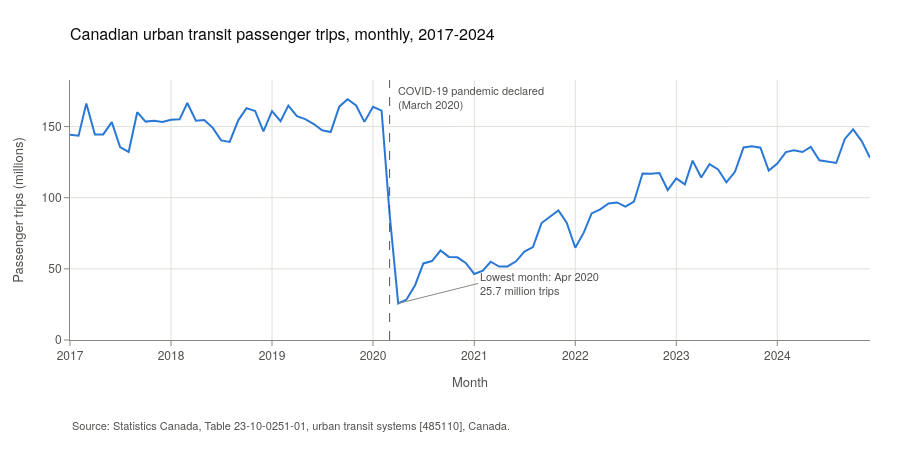
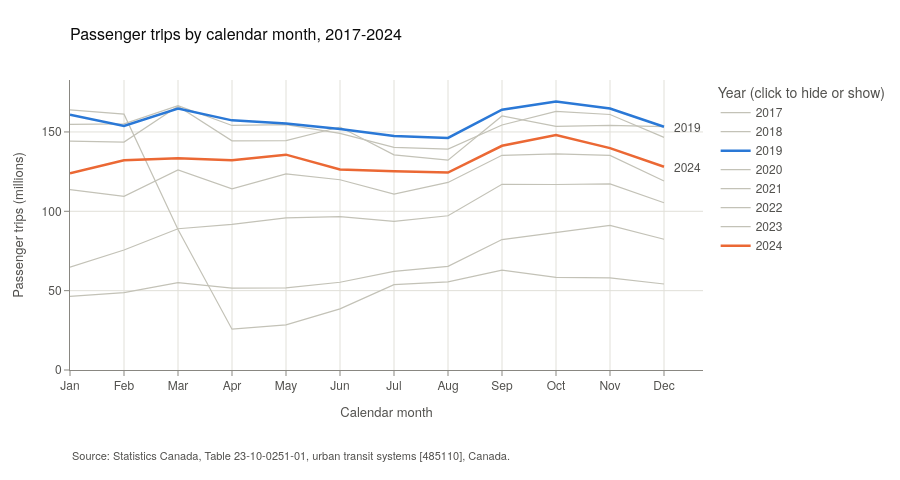

These figures' notebook cell, in order:
### Code cell
# Ridership over time and across calendar months
def add_ridership(fig, data, row=None):
    """Monthly passenger trips with the March 2020 date and the lowest month annotated."""
    where = subplot(row)
    fig.add_trace(go.Scatter(
        x=data["month"], y=data["trips_millions"], mode="lines", name="Passenger trips",
        line=dict(color=COLOR_TRIPS, width=2),
        hovertemplate="%{y:.1f} million trips<extra></extra>"), **where)
    fig.add_vline(x=PANDEMIC_DECLARED, line=dict(color=INK_SECONDARY, dash="dash", width=1), **where)
    fig.add_annotation(x=PANDEMIC_DECLARED, y=1, yref="y domain", xshift=6, xanchor="left", yanchor="top",
                       text="COVID-19 pandemic declared<br>(March 2020)", showarrow=False, align="left",
                       font=dict(size=11, color=INK_SECONDARY), **where)
    low = data.loc[data["trips_millions"].idxmin()]
    fig.add_annotation(x=low["month"], y=low["trips_millions"], ax=80, ay=-20,
                       text=f"Lowest month: {low['month']:%b %Y}<br>{low['trips_millions']:.1f} million trips",
                       showarrow=True, arrowhead=0, arrowcolor=INK_MUTED, xanchor="left", align="left",
                       font=dict(size=11, color=INK_SECONDARY), **where)
    fig.update_xaxes(hoverformat="%B %Y", **where)
    fig.update_yaxes(title_text="Passenger trips (millions)",
                     range=[0, data["trips_millions"].max() * 1.08], **where)


fig = go.Figure()
add_ridership(fig, dev)
fig.update_layout(title="Canadian urban transit passenger trips, monthly, 2017-2024",
                  xaxis_title="Month", showlegend=False, height=450)
add_source(fig, SOURCE_TRANSIT)
fig.show()

# Same data by calendar month: one line per year, highlighting the last full pre-pandemic year and the latest year.
# Click a year in the legend to hide or show it.
by_month = dev.pivot(index="calendar_month", columns="year", values="trips_millions")
highlight = {2019: COLOR_TRIPS, 2024: COLOR_BASELINE}
month_names = pd.date_range("2024-01", periods=12, freq="MS").strftime("%b")

fig = go.Figure()
for year in sorted(by_month.columns, key=lambda y: y in highlight):
    emphasised = year in highlight
    fig.add_trace(go.Scatter(
        x=list(month_names), y=by_month[year], mode="lines", name=str(year), legendrank=year,
        line=dict(color=highlight.get(year, COLOR_CONTEXT), width=2.5 if emphasised else 1.2),
        hovertemplate=f"{year}: %{{y:.1f}} million<extra></extra>"))
for year in highlight:
    fig.add_annotation(x="Dec", y=by_month.loc[12, year], text=str(year), showarrow=False,
                       xanchor="left", xshift=8, font=dict(size=12, color=INK_SECONDARY))
fig.update_layout(title="Passenger trips by calendar month, 2017-2024",
                  xaxis_title="Calendar month", yaxis_title="Passenger trips (millions)",
                  yaxis_range=[0, by_month.max().max() * 1.08], height=480,
                  legend=dict(title="Year (click to hide or show)"))
add_source(fig, SOURCE_TRANSIT)
fig.show()

### Figure 1 — Plotly figure (JSON) as saved in the notebook; plotly's stock layout.template omitted (floating-point values rounded to 4 significant figures)
{"data": [{"hovertemplate": "%{y:.1f} million trips<extra></extra>", "line": {"color": "#2a78d6", "width": 2}, "mode": "lines", "name": "Passenger trips", "type": "scatter", "x": ["2017-01-01T00:00:00.000000", "2017-02-01T00:00:00.000000", "2017-03-01T00:00:00.000000", "2017-04-01T00:00:00.000000", "2017-05-01T00:00:00.000000", "2017-06-01T00:00:00.000000", "2017-07-01T00:00:00.000000", "2017-08-01T00:00:00.000000", "2017-09-01T00:00:00.000000", "2017-10-01T00:00:00.000000", "2017-11-01T00:00:00.000000", "2017-12-01T00:00:00.000000", "2018-01-01T00:00:00.000000", "2018-02-01T00:00:00.000000", "2018-03-01T00:00:00.000000", "2018-04-01T00:00:00.000000", "2018-05-01T00:00:00.000000", "2018-06-01T00:00:00.000000", "2018-07-01T00:00:00.000000", "2018-08-01T00:00:00.000000", "2018-09-01T00:00:00.000000", "2018-10-01T00:00:00.000000", "2018-11-01T00:00:00.000000", "2018-12-01T00:00:00.000000", "2019-01-01T00:00:00.000000", "2019-02-01T00:00:00.000000", "2019-03-01T00:00:00.000000", "2019-04-01T00:00:00.000000", "2019-05-01T00:00:00.000000", "2019-06-01T00:00:00.000000", "2019-07-01T00:00:00.000000", "2019-08-01T00:00:00.000000", "2019-09-01T00:00:00.000000", "2019-10-01T00:00:00.000000", "2019-11-01T00:00:00.000000", "2019-12-01T00:00:00.000000", "2020-01-01T00:00:00.000000", "2020-02-01T00:00:00.000000", "2020-03-01T00:00:00.000000", "2020-04-01T00:00:00.000000", "2020-05-01T00:00:00.000000", "2020-06-01T00:00:00.000000", "2020-07-01T00:00:00.000000", "2020-08-01T00:00:00.000000", "2020-09-01T00:00:00.000000", "2020-10-01T00:00:00.000000", "2020-11-01T00:00:00.000000", "2020-12-01T00:00:00.000000", "2021-01-01T00:00:00.000000", "2021-02-01T00:00:00.000000", "2021-03-01T00:00:00.000000", "2021-04-01T00:00:00.000000", "2021-05-01T00:00:00.000000", "2021-06-01T00:00:00.000000", "2021-07-01T00:00:00.000000", "2021-08-01T00:00:00.000000", "2021-09-01T00:00:00.000000", "2021-10-01T00:00:00.000000", "2021-11-01T00:00:00.000000", "2021-12-01T00:00:00.000000", "2022-01-01T00:00:00.000000", "2022-02-01T00:00:00.000000", "2022-03-01T00:00:00.000000", "2022-04-01T00:00:00.000000", "2022-05-01T00:00:00.000000", "2022-06-01T00:00:00.000000", "2022-07-01T00:00:00.000000", "2022-08-01T00:00:00.000000", "2022-09-01T00:00:00.000000", "2022-10-01T00:00:00.000000", "2022-11-01T00:00:00.000000", "2022-12-01T00:00:00.000000", "2023-01-01T00:00:00.000000", "2023-02-01T00:00:00.000000", "2023-03-01T00:00:00.000000", "2023-04-01T00:00:00.000000", "2023-05-01T00:00:00.000000", "2023-06-01T00:00:00.000000", "2023-07-01T00:00:00.000000", "2023-08-01T00:00:00.000000", "2023-09-01T00:00:00.000000", "2023-10-01T00:00:00.000000", "2023-11-01T00:00:00.000000", "2023-12-01T00:00:00.000000", "2024-01-01T00:00:00.000000", "2024-02-01T00:00:00.000000", "2024-03-01T00:00:00.000000", "2024-04-01T00:00:00.000000", "2024-05-01T00:00:00.000000", "2024-06-01T00:00:00.000000", "2024-07-01T00:00:00.000000", "2024-08-01T00:00:00.000000", "2024-09-01T00:00:00.000000", "2024-10-01T00:00:00.000000", "2024-11-01T00:00:00.000000", "2024-12-01T00:00:00.000000"], "y": [144.2, 143.6, 166.2, 144.4, 144.5, 153.1, 135.6, 132.2, 160.1, 153.5, 154.1, 153.3, 154.8, 155.1, 166.6, 154.1, 154.6, 149.1, 140.3, 139.2, 154.4, 163.0, 161.0, 146.6, 160.9, 153.8, 164.7, 157.3, 155.3, 151.8, 147.4, 146.2, 164.0, 169.2, 164.8, 153.3, 163.9, 161.2, 88.5, 25.7, 28.4, 38.5, 53.8, 55.5, 62.9, 58.4, 58.1, 54.2, 46.4, 48.8, 55.0, 51.6, 51.7, 55.3, 62.1, 65.3, 82.2, 86.5, 91.1, 82.4, 64.8, 75.6, 89.0, 91.8, 95.9, 96.7, 93.7, 97.2, 117.0, 116.9, 117.3, 105.4, 113.6, 109.4, 126.1, 114.2, 123.6, 119.9, 110.8, 118.2, 135.3, 136.2, 135.2, 119.1, 124.0, 132.1, 133.4, 132.1, 135.7, 126.3, 125.2, 124.4, 141.3, 148.0, 139.8, 128.1]}], "layout": {"annotations": [{"align": "left", "font": {"color": "#52514e", "size": 11}, "showarrow": false, "text": "COVID-19 pandemic declared<br>(March 2020)", "x": "2020-03-01T00:00:00", "xanchor": "left", "xshift": 6, "y": 1, "yanchor": "top", "yref": "y domain"}, {"align": "left", "arrowcolor": "#898781", "arrowhead": 0, "ax": 80, "ay": -20, "font": {"color": "#52514e", "size": 11}, "showarrow": true, "text": "Lowest month: Apr 2020<br>25.7 million trips", "x": "2020-04-01T00:00:00", "xanchor": "left", "y": 25.7}, {"align": "left", "font": {"color": "#52514e", "size": 11}, "showarrow": false, "text": "Source: Statistics Canada, Table 23-10-0251-01, urban transit systems [485110], Canada.", "x": 0, "xanchor": "left", "xref": "paper", "y": 0, "yanchor": "top", "yref": "paper", "yshift": -75}], "height": 450, "shapes": [{"line": {"color": "#52514e", "dash": "dash", "width": 1}, "type": "line", "x0": "2020-03-01T00:00:00", "x1": "2020-03-01T00:00:00", "xref": "x", "y0": 0, "y1": 1, "yref": "y domain"}], "showlegend": false, "title": {"text": "Canadian urban transit passenger trips, monthly, 2017-2024"}, "xaxis": {"hoverformat": "%B %Y", "title": {"text": "Month"}}, "yaxis": {"range": [0, 182.7], "title": {"text": "Passenger trips (millions)"}}}}

### Figure 2 — Plotly figure (JSON) as saved in the notebook; plotly's stock layout.template omitted (floating-point values rounded to 4 significant figures)
{"data": [{"hovertemplate": "2017: %{y:.1f} million<extra></extra>", "legendrank": 2017, "line": {"color": "#c3c2b7", "width": 1.2}, "mode": "lines", "name": "2017", "type": "scatter", "x": ["Jan", "Feb", "Mar", "Apr", "May", "Jun", "Jul", "Aug", "Sep", "Oct", "Nov", "Dec"], "y": [144.2, 143.6, 166.2, 144.4, 144.5, 153.1, 135.6, 132.2, 160.1, 153.5, 154.1, 153.3]}, {"hovertemplate": "2018: %{y:.1f} million<extra></extra>", "legendrank": 2018, "line": {"color": "#c3c2b7", "width": 1.2}, "mode": "lines", "name": "2018", "type": "scatter", "x": ["Jan", "Feb", "Mar", "Apr", "May", "Jun", "Jul", "Aug", "Sep", "Oct", "Nov", "Dec"], "y": [154.8, 155.1, 166.6, 154.1, 154.6, 149.1, 140.3, 139.2, 154.4, 163.0, 161.0, 146.6]}, {"hovertemplate": "2020: %{y:.1f} million<extra></extra>", "legendrank": 2020, "line": {"color": "#c3c2b7", "width": 1.2}, "mode": "lines", "name": "2020", "type": "scatter", "x": ["Jan", "Feb", "Mar", "Apr", "May", "Jun", "Jul", "Aug", "Sep", "Oct", "Nov", "Dec"], "y": [163.9, 161.2, 88.5, 25.7, 28.4, 38.5, 53.8, 55.5, 62.9, 58.4, 58.1, 54.2]}, {"hovertemplate": "2021: %{y:.1f} million<extra></extra>", "legendrank": 2021, "line": {"color": "#c3c2b7", "width": 1.2}, "mode": "lines", "name": "2021", "type": "scatter", "x": ["Jan", "Feb", "Mar", "Apr", "May", "Jun", "Jul", "Aug", "Sep", "Oct", "Nov", "Dec"], "y": [46.4, 48.8, 55.0, 51.6, 51.7, 55.3, 62.1, 65.3, 82.2, 86.5, 91.1, 82.4]}, {"hovertemplate": "2022: %{y:.1f} million<extra></extra>", "legendrank": 2022, "line": {"color": "#c3c2b7", "width": 1.2}, "mode": "lines", "name": "2022", "type": "scatter", "x": ["Jan", "Feb", "Mar", "Apr", "May", "Jun", "Jul", "Aug", "Sep", "Oct", "Nov", "Dec"], "y": [64.8, 75.6, 89.0, 91.8, 95.9, 96.7, 93.7, 97.2, 117.0, 116.9, 117.3, 105.4]}, {"hovertemplate": "2023: %{y:.1f} million<extra></extra>", "legendrank": 2023, "line": {"color": "#c3c2b7", "width": 1.2}, "mode": "lines", "name": "2023", "type": "scatter", "x": ["Jan", "Feb", "Mar", "Apr", "May", "Jun", "Jul", "Aug", "Sep", "Oct", "Nov", "Dec"], "y": [113.6, 109.4, 126.1, 114.2, 123.6, 119.9, 110.8, 118.2, 135.3, 136.2, 135.2, 119.1]}, {"hovertemplate": "2019: %{y:.1f} million<extra></extra>", "legendrank": 2019, "line": {"color": "#2a78d6", "width": 2.5}, "mode": "lines", "name": "2019", "type": "scatter", "x": ["Jan", "Feb", "Mar", "Apr", "May", "Jun", "Jul", "Aug", "Sep", "Oct", "Nov", "Dec"], "y": [160.9, 153.8, 164.7, 157.3, 155.3, 151.8, 147.4, 146.2, 164.0, 169.2, 164.8, 153.3]}, {"hovertemplate": "2024: %{y:.1f} million<extra></extra>", "legendrank": 2024, "line": {"color": "#eb6834", "width": 2.5}, "mode": "lines", "name": "2024", "type": "scatter", "x": ["Jan", "Feb", "Mar", "Apr", "May", "Jun", "Jul", "Aug", "Sep", "Oct", "Nov", "Dec"], "y": [124.0, 132.1, 133.4, 132.1, 135.7, 126.3, 125.2, 124.4, 141.3, 148.0, 139.8, 128.1]}], "layout": {"annotations": [{"font": {"color": "#52514e", "size": 12}, "showarrow": false, "text": "2019", "x": "Dec", "xanchor": "left", "xshift": 8, "y": 153.3}, {"font": {"color": "#52514e", "size": 12}, "showarrow": false, "text": "2024", "x": "Dec", "xanchor": "left", "xshift": 8, "y": 128.1}, {"align": "left", "font": {"color": "#52514e", "size": 11}, "showarrow": false, "text": "Source: Statistics Canada, Table 23-10-0251-01, urban transit systems [485110], Canada.", "x": 0, "xanchor": "left", "xref": "paper", "y": 0, "yanchor": "top", "yref": "paper", "yshift": -75}], "height": 480, "legend": {"title": {"text": "Year (click to hide or show)"}}, "title": {"text": "Passenger trips by calendar month, 2017-2024"}, "xaxis": {"title": {"text": "Calendar month"}}, "yaxis": {"range": [0, 182.7], "title": {"text": "Passenger trips (millions)"}}}}
